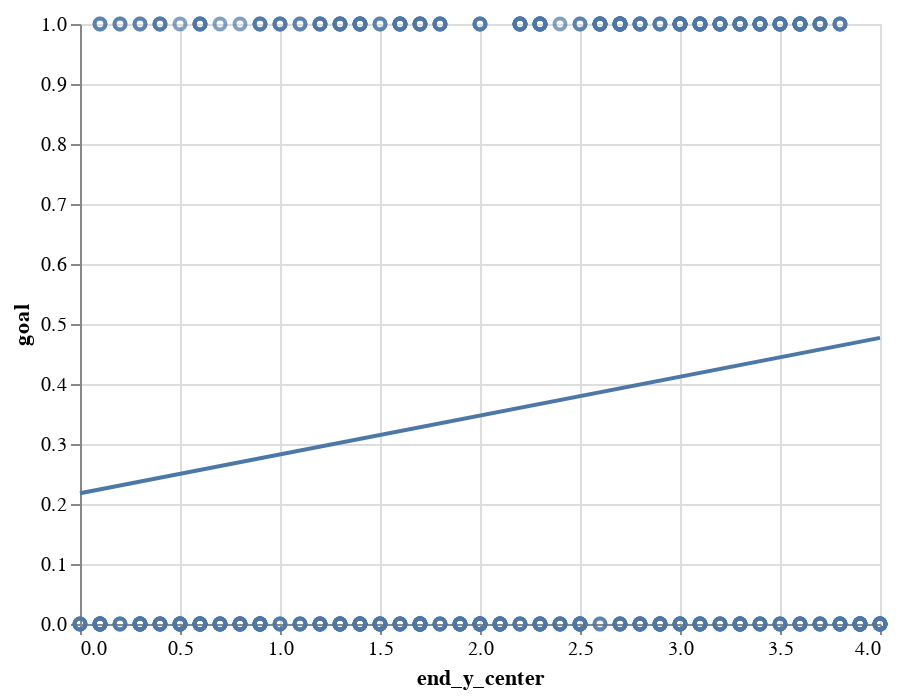

Notebook source saved alongside this figure:
### Code cell
fig = alt.Chart(a).mark_point().encode(x='end_y_center',y='goal')

fig + fig.transform_regression('end_y_center','goal').mark_line()

### Figure 1 — Vega-Lite specification as saved in the notebook (floating-point values rounded to 4 significant figures; data arrays with more than 128 entries replaced by an {"elided": "..."} marker saying what was removed)
{"config": {"view": {"continuousWidth": 400, "continuousHeight": 300}}, "layer": [{"mark": "point", "encoding": {"x": {"field": "end_y_center", "type": "quantitative"}, "y": {"field": "goal", "type": "quantitative"}}}, {"mark": "line", "encoding": {"x": {"field": "end_y_center", "type": "quantitative"}, "y": {"field": "goal", "type": "quantitative"}}, "transform": [{"on": "end_y_center", "regression": "goal"}]}], "data": {"name": "data-0657aedeee5d45e3e8f7d888501d083c"}, "$schema": "https://vega.github.io/schema/vega-lite/v4.17.0.json", "datasets": {"data-0657aedeee5d45e3e8f7d888501d083c": {"elided": "472 records"}}}
